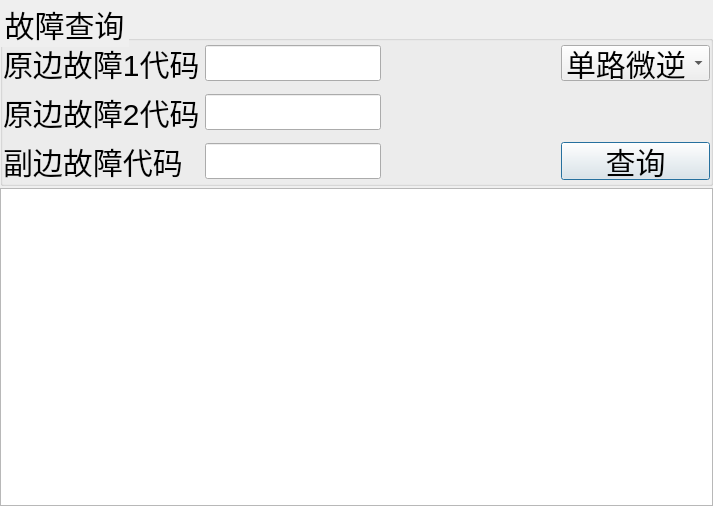
<?xml version="1.0" encoding="UTF-8"?>
<ui version="4.0">
 <class>err_analysis_dlg</class>
 <widget class="QDialog" name="err_analysis_dlg">
  <property name="geometry">
   <rect>
    <x>0</x>
    <y>0</y>
    <width>713</width>
    <height>506</height>
   </rect>
  </property>
  <property name="windowTitle">
   <string>Dialog</string>
  </property>
  <layout class="QVBoxLayout" name="verticalLayout">
   <property name="spacing">
    <number>2</number>
   </property>
   <property name="leftMargin">
    <number>0</number>
   </property>
   <property name="topMargin">
    <number>0</number>
   </property>
   <property name="rightMargin">
    <number>0</number>
   </property>
   <property name="bottomMargin">
    <number>0</number>
   </property>
   <item>
    <widget class="QGroupBox" name="groupBox">
     <property name="styleSheet">
      <string notr="true">	font-size:30px;
	height:30px;</string>
     </property>
     <property name="title">
      <string>故障查询</string>
     </property>
     <layout class="QGridLayout" name="gridLayout" columnstretch="1,2,2,1">
      <property name="leftMargin">
       <number>0</number>
      </property>
      <property name="topMargin">
       <number>0</number>
      </property>
      <property name="rightMargin">
       <number>0</number>
      </property>
      <property name="bottomMargin">
       <number>0</number>
      </property>
      <property name="spacing">
       <number>5</number>
      </property>
      <item row="2" column="2">
       <spacer name="horizontalSpacer_2">
        <property name="orientation">
         <enum>Qt::Horizontal</enum>
        </property>
        <property name="sizeHint" stdset="0">
         <size>
          <width>131</width>
          <height>20</height>
         </size>
        </property>
       </spacer>
      </item>
      <item row="0" column="1">
       <widget class="QLineEdit" name="mim1_edt"/>
      </item>
      <item row="2" column="1">
       <widget class="QLineEdit" name="mis_edt"/>
      </item>
      <item row="2" column="3">
       <widget class="QPushButton" name="pushButton">
        <property name="text">
         <string>查询</string>
        </property>
       </widget>
      </item>
      <item row="0" column="3">
       <widget class="QComboBox" name="comboBox">
        <item>
         <property name="text">
          <string>单路微逆</string>
         </property>
        </item>
        <item>
         <property name="text">
          <string>双路微逆</string>
         </property>
        </item>
        <item>
         <property name="text">
          <string>四路微逆</string>
         </property>
        </item>
       </widget>
      </item>
      <item row="2" column="0">
       <widget class="QLabel" name="label_2">
        <property name="text">
         <string>副边故障代码</string>
        </property>
       </widget>
      </item>
      <item row="0" column="0">
       <widget class="QLabel" name="label">
        <property name="text">
         <string>原边故障1代码</string>
        </property>
       </widget>
      </item>
      <item row="0" column="2">
       <spacer name="horizontalSpacer">
        <property name="orientation">
         <enum>Qt::Horizontal</enum>
        </property>
        <property name="sizeHint" stdset="0">
         <size>
          <width>131</width>
          <height>20</height>
         </size>
        </property>
       </spacer>
      </item>
      <item row="1" column="0">
       <widget class="QLabel" name="label_3">
        <property name="text">
         <string>原边故障2代码</string>
        </property>
       </widget>
      </item>
      <item row="1" column="1">
       <widget class="QLineEdit" name="mim2_edt"/>
      </item>
     </layout>
    </widget>
   </item>
   <item>
    <widget class="QTextBrowser" name="textBrowser"/>
   </item>
  </layout>
 </widget>
 <resources/>
 <connections/>
</ui>
